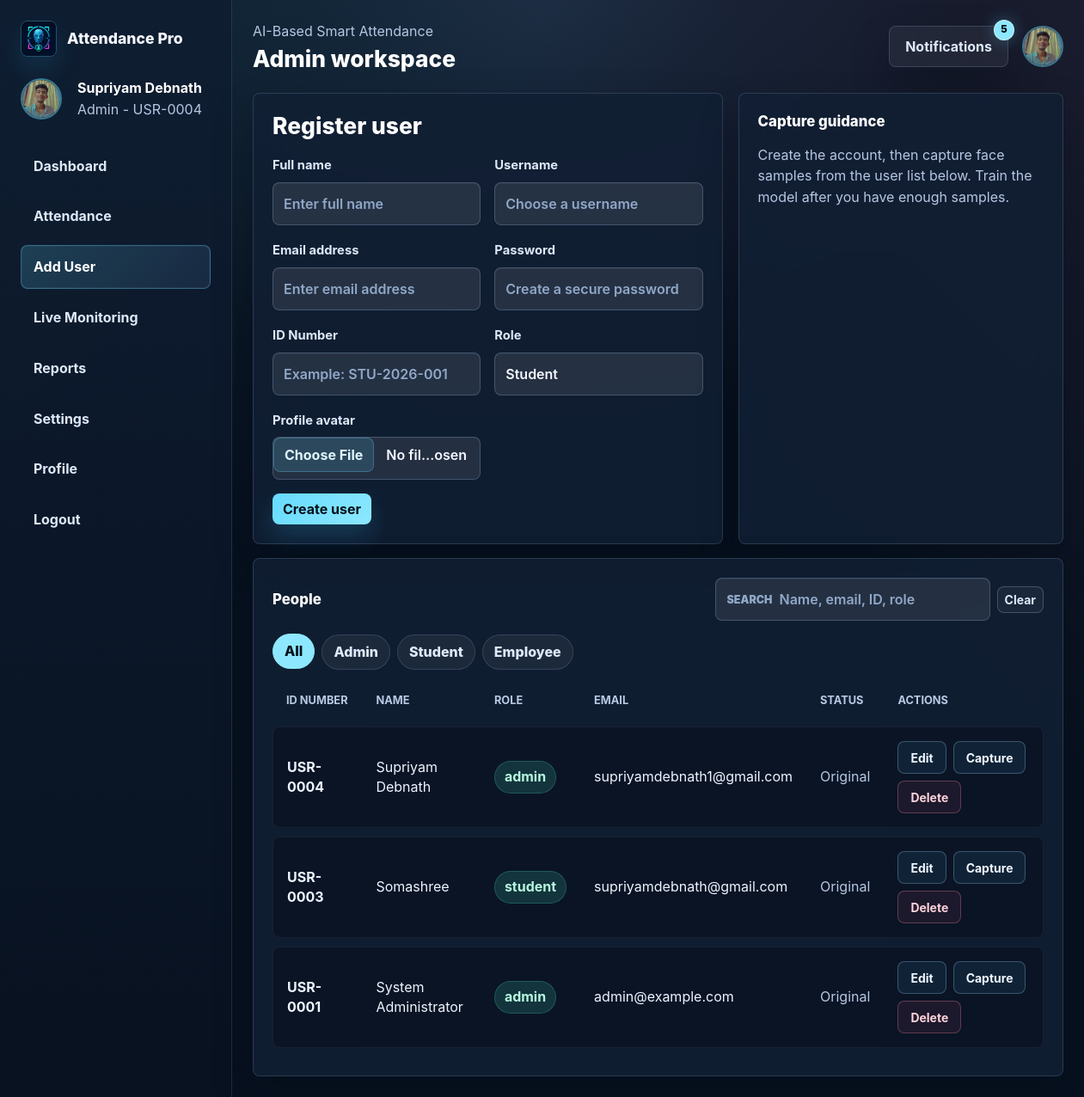
Page /users/new (signed in) on the committed database.
### database.py (models this page shows)
class User(db.Model):
    __tablename__ = "users"
    id = db.Column(db.Integer, primary_key=True)
    username = db.Column(db.String(80), unique=True, nullable=False, index=True)
    password = db.Column(db.String(255), nullable=False)
    role = db.Column(db.String(32), nullable=False, default="user")
    email = db.Column(db.String(160), unique=True, nullable=False, index=True)
    avatar = db.Column(db.String(255), nullable=False, default="default_user.png")
    full_name = db.Column(db.String(160), nullable=False, default="")
    id_number = db.Column(db.String(80), unique=True, nullable=False, default="")
    created_at = db.Column(db.DateTime, nullable=False, default=datetime.utcnow)
    updated_at = db.Column(db.DateTime, nullable=False, default=datetime.utcnow, onupdate=datetime.utcnow)
    edited_by = db.Column(db.Integer, nullable=True)
    edited_at = db.Column(db.DateTime, nullable=True)
    reset_otp_hash = db.Column(db.String(255), nullable=True)
    reset_otp_expires = db.Column(db.DateTime, nullable=True)
    attendance = db.relationship("Attendance", back_populates="user", cascade="all, delete-orphan")

### app.py (the view, shortened to what this page needs)
@app.route("/users/new", methods=["GET", "POST"])
@admin_required
def add_user():
    users = User.query.order_by(User.created_at.desc()).all()
    return render_template("add_user.html", users=users)

### app.py (called while the page is built, shortened)
def current_user() -> User | None:
    user_id = session.get("user_id")
    return db.session.get(User, user_id) if user_id else None

def admin_required(view: Callable):
    @wraps(view)
    def wrapped(*args, **kwargs):
        user = current_user()
        if not user:
            flash("Please sign in to continue.", "warning")
            return redirect(url_for("login"))
        if user.role != "admin":
            flash("Administrator access is required.", "danger")
            return redirect(url_for("user_dashboard"))
        return view(*args, **kwargs)
    return wrapped

def avatar_filename(user: User | None) -> str:
    if not user:
        return "placeholder.png"
    candidate = AVATAR_DIR / (user.avatar or "")
    if candidate.exists():
        return candidate.name
    return "default_admin.png" if user.role == "admin" else "default_user.png"

@app.context_processor
def inject_globals():
    user = current_user()
    session.setdefault("csrf_token", secrets.token_urlsafe(32))
    total_logs = SystemLog.query.count() if user else 0
    unseen = max(total_logs - session.get("notification_seen_count", 0), 0)
    return {
        "auth_user": user,
        "avatar_for": avatar_filename,
        "csrf_token": session["csrf_token"],
        "notification_count": "99+" if unseen > 99 else unseen,
        "notifications": notification_items(8) if user else [],
    }

@app.before_request
def protect_state_changes():
    if request.method != "POST":
        return None

def notification_items(limit: int = 12) -> list[dict[str, str]]:
    return [
        {
            "action": log.action,
            "time": log.timestamp.strftime("%H:%M:%S"),
            "date": log.timestamp.strftime("%Y-%m-%d"),
        }
        for log in SystemLog.query.order_by(SystemLog.timestamp.desc()).limit(limit).all()
    ]

@app.teardown_appcontext
def shutdown_session(_exception=None):
    db.session.remove()

### templates/add_user.html (shortened to what this page needs)
<!doctype html>
<html lang="en">
<head>
  <link href="https://cdn.jsdelivr.net/npm/bootstrap@5.3.7/dist/css/bootstrap.min.css" rel="stylesheet">
  <link rel="stylesheet" href="{{ url_for('static', filename='css/style.css') }}">
  <link rel="stylesheet" href="{{ url_for('static', filename='css/responsive.css') }}">
</head>
<body>
  <div class="app-shell">
    <aside class="sidebar">{% include 'sidebar.html' %}</aside>
    <main class="main-panel">
      {% include 'topbar.html' %}
      <section class="dashboard-grid">
        <article class="glass panel">
          <h1 class="hero-title mb-3">Register user</h1>
          <form method="post" enctype="multipart/form-data" class="row g-3">
            <div class="col-md-6">
              <label class="form-label" for="new-full-name">Full name</label>
              <input id="new-full-name" name="full_name" class="form-control" placeholder="Enter full name" required>
            </div>
            <div class="col-md-6">
              <label class="form-label" for="new-username">Username</label>
              <input id="new-username" name="username" class="form-control" placeholder="Choose a username" required>
            </div>
            <div class="col-md-6">
              <label class="form-label" for="new-email">Email address</label>
              <input id="new-email" type="email" name="email" class="form-control" placeholder="Enter email address" required>
            </div>
            <div class="col-md-6">
              <label class="form-label" for="new-password">Password</label>
              <input id="new-password" type="password" name="password" class="form-control" placeholder="Create a secure password" required>
            </div>
            <div class="col-md-6">
              <label class="form-label" for="new-id-number">ID Number</label>
              <input id="new-id-number" name="id_number" class="form-control" placeholder="Example: STU-2026-001" required>
            </div>
            <div class="col-md-6">
              <label class="form-label" for="new-role">Role</label>
              <select id="new-role" name="role" class="form-select">
                <option value="student">Student</option>
              </select>
            </div>
            <div class="col-md-6">
              <label class="form-label" for="new-avatar">Profile avatar</label>
              <input id="new-avatar" type="file" name="avatar" class="form-control">
            </div>
            <div class="col-12">
              <button class="btn btn-accent">Create user</button>
            </div>
          </form>
        </article>
        <article class="glass panel">
          <h2 class="section-title">Capture guidance</h2>
          <p class="muted">Create the account, then capture face samples from the user list below. Train the model after you have enough samples.</p>
        </article>
      </section>
      <section class="glass panel mt-3">
        <div class="d-flex flex-wrap justify-content-between align-items-center gap-3 mb-3"><h2 class="section-title mb-0">People</h2><div class="search-shell"><span>Search</span><input class="form-control table-filter" data-table-filter data-target="#people-table" placeholder="Name, email, ID, role"><button class="btn btn-sm btn-outline-light" data-clear-search type="button">Clear</button></div></div>
        <div class="filter-strip mb-3" data-filter-for="#people-table"><button class="active" data-filter-value="">All</button><button data-filter-value="admin">Admin</button><button data-filter-value="student">Student</button><button data-filter-value="employee">Employee</button></div>
        <div class="table-responsive">
          <table class="table align-middle" id="people-table">
            <thead>
              <tr><th>ID Number</th><th>Name</th><th>Role</th><th>Email</th><th>Status</th><th>Actions</th></tr>
            </thead>
            <tbody>
              {% for user in users %}
                <tr data-role="{{ user.role }}" data-status="user">
                  <td>{{ user.id_number }}</td>
                  <td>{{ user.full_name }}</td>
                  <td><span class="badge-soft">{{ user.role }}</span></td>
                  <td>{{ user.email }}</td>
                  <td>{% if user.edited_at %}<span class="badge-soft badge-blue">Edited</span>{% else %}<span class="muted">Original</span>{% endif %}</td>
                  <td class="table-action-cell">
                    <div class="d-flex flex-wrap gap-2">
                      <button class="btn btn-sm btn-outline-light" data-edit-user="{{ user.id }}" type="button">Edit</button>
                      <form method="post" action="{{ url_for('capture_user', user_id=user.id) }}">
                        <button class="btn btn-sm btn-outline-light">Capture</button>
                      </form>
                      <form method="post" action="{{ url_for('delete_user', user_id=user.id) }}">
                        <button class="btn btn-sm btn-outline-danger">Delete</button>
                      </form>
                    </div>
                  </td>
                </tr>
              {% else %}
                <tr><td colspan="6" class="muted">No users found.</td></tr>
              {% endfor %}
            </tbody>
          </table>
        </div>
      </section>
    </main>
  </div>
</body>
</html>

### templates/sidebar.html (shortened to what this page needs)
<div class="brand"><img src="{{ url_for('static', filename='images/logo.png') }}" alt="Logo"><span>Attendance Pro</span></div>
<div class="profile-card mt-4"><img class="avatar" src="{{ url_for('static', filename='images/avatars/' + avatar_for(auth_user)) }}"><div><strong>{{ auth_user.full_name or auth_user.username }}</strong><div class="muted">{{ auth_user.role|title }} - {{ auth_user.id_number }}</div></div></div>
<nav class="nav-stack">
  <a class="nav-link-custom {% if request.endpoint in ['admin_dashboard', 'user_dashboard'] %}active{% endif %}" href="{{ url_for('admin_dashboard' if auth_user.role == 'admin' else 'user_dashboard') }}">Dashboard</a>
  <a class="nav-link-custom {% if request.endpoint == 'attendance_view' %}active{% endif %}" href="{{ url_for('attendance_view') }}">Attendance</a>
  {% if auth_user.role == 'admin' %}
  <a class="nav-link-custom {% if request.endpoint in ['add_user', 'capture_user', 'delete_user', 'edit_user'] %}active{% endif %}" href="{{ url_for('add_user') }}">Add User</a>
  <a class="nav-link-custom {% if request.endpoint in ['camera_page', 'live_monitoring'] %}active{% endif %}" href="{{ url_for('live_monitoring') }}">Live Monitoring</a>
  <a class="nav-link-custom {% if request.endpoint in ['reports', 'export_csv', 'export_excel'] %}active{% endif %}" href="{{ url_for('reports') }}">Reports</a>
  <a class="nav-link-custom {% if request.endpoint == 'settings' %}active{% endif %}" href="{{ url_for('settings') }}">Settings</a>
  {% endif %}
  <a class="nav-link-custom {% if request.endpoint == 'profile' %}active{% endif %}" href="{{ url_for('profile') }}">Profile</a>
  <a class="nav-link-custom" href="{{ url_for('logout') }}" data-logout-trigger>Logout</a>
</nav>

### templates/topbar.html (shortened to what this page needs)
<header class="topbar">
  <div><p class="muted mb-1">AI-Based Smart Attendance</p><h1 class="hero-title mb-0">{{ auth_user.role|title }} workspace</h1></div>
  <div class="d-flex align-items-center gap-3">
    <div class="topbar-menu">
      <button class="glass notification-pill" data-notification-toggle type="button">Notifications <span class="notification-badge" data-notification-badge>{{ notification_count }}</span></button>
    </div>
    <div class="topbar-menu">
      <button class="avatar-button" data-profile-toggle type="button"><img class="avatar" src="{{ url_for('static', filename='images/avatars/' + avatar_for(auth_user)) }}"></button>
    </div>
  </div>
</header>

### rows in the picture
User: avatar (picture), full_name "Supriyam Debnath", role "Admin", id_number "USR-0004", role "admin", email "supriyamdebnath1@gmail.com", shows "Original"
User: id_number "USR-0003", full_name "Somashree", role "student", email "supriyamdebnath@gmail.com", shows "Original"
User: id_number "USR-0001", full_name "System Administrator", role "admin", email "admin@example.com", shows "Original"

### other values in the picture
{{ notification_count }} "5"
